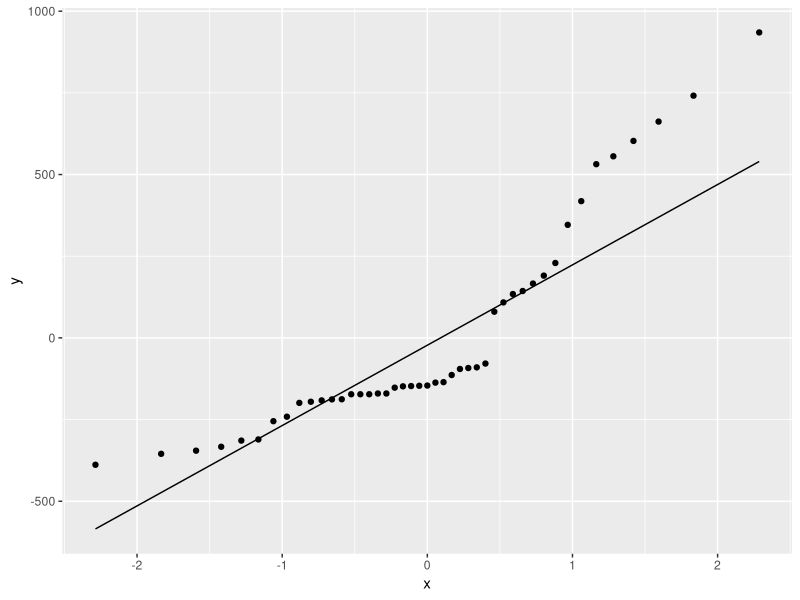
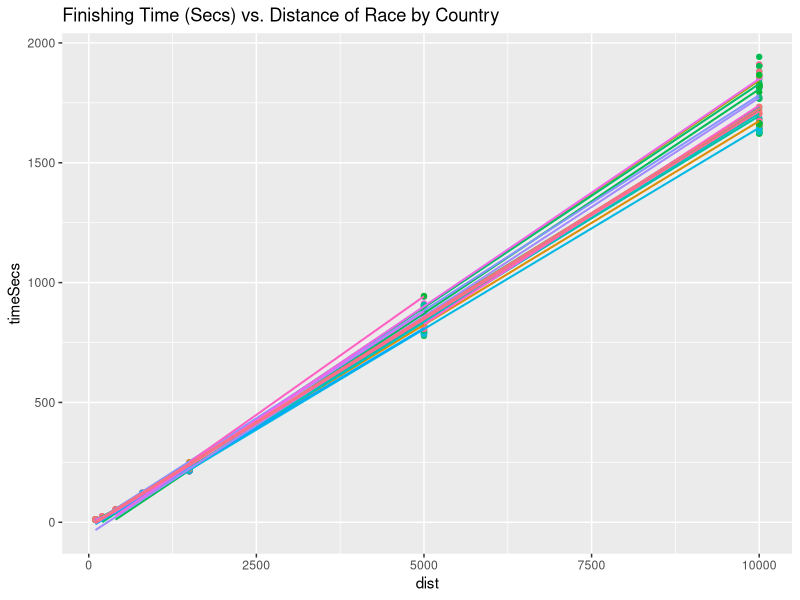
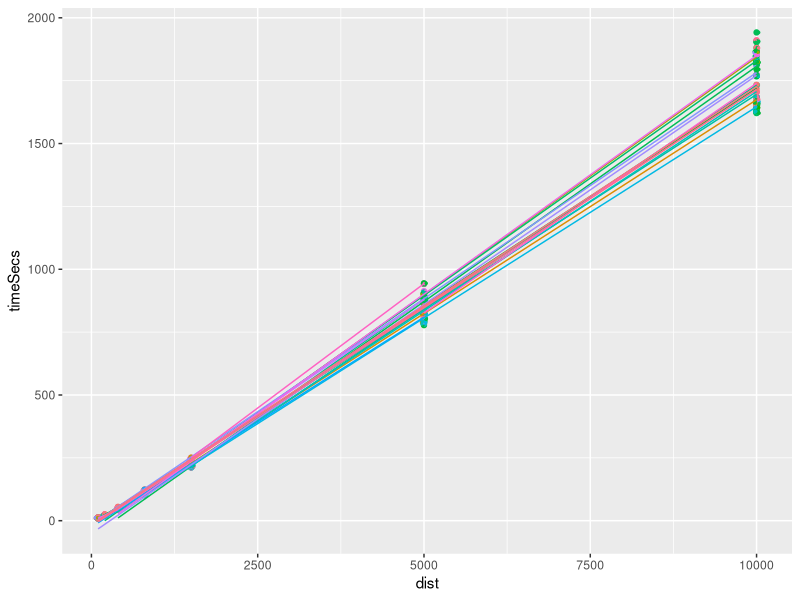
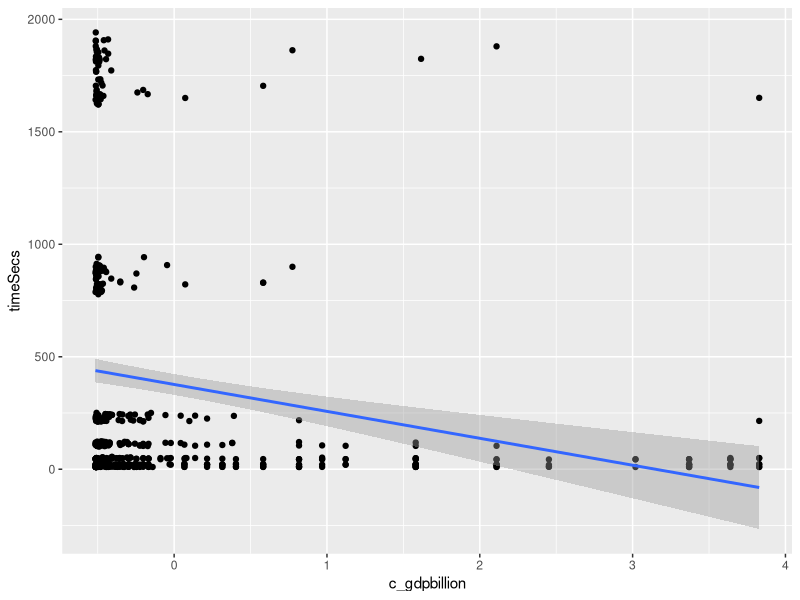

Reproduce these figures in R, in order. (Note: this script raises an error after producing the figures.)
## ---- chunk 1
library(nlme)
library(lme4)
library(tidyverse)
library(ggplot2)
## ---- chunk 2
track <- read.csv("track_dist.csv")
## ---- chunk 3
mod1 <- lme(data = track, fixed = timeSecs ~ 1, random = ~1|country2)
mod1
## ---- chunk 4
print(VarCorr(mod1), comp=c("Variance", "Std.Dev."), digits = 2)
## ---- chunk 5
ggplot(ranef(mod1),aes(sample = ranef(mod1)[,1]) ) + stat_qq() + stat_qq_line()
## ---- chunk 6
mod2 <- lme(data = track, fixed = timeSecs ~ dist, random = ~1|country2)
mod2
## ---- chunk 7
print(VarCorr(mod2), comp=c("Variance", "Std.Dev."), digits = 2)
## ---- chunk 8
ggplot(data = track, aes(y = timeSecs, x = dist, col = country2)) + geom_point(show.legend = F) + geom_smooth(method="lm", show.legend = F, se = F, size = .7) + ggtitle("Finishing Time (Secs) vs. Distance of Race by Country")
## ---- chunk 9
mod3 <- lme(data = track, fixed = timeSecs ~ dist, random = ~ dist|country2)
mod3
## ---- chunk 10
print(VarCorr(mod3), comp=c("Variance", "Std.Dev."), digits = 2)
## ---- chunk 11
anova(mod2,mod3)
## ---- chunk 12
ggplot(data = track, aes(x=dist, y = timeSecs, color = country2)) + 
  geom_point(show.legend = F) + 
  geom_jitter(height = .5, show.legend = F, size = 0.5) + 
  geom_smooth(method = "lm", se = F, show.legend = F, size = 0.5)
## ---- chunk 13
# Centering and log transforming Variables
track <- track %>% 
  select(timeSecs, timeMins, name, event, country2, country, medal, 
         city, sex, medal, year, dist, age, height, weight, gdp, pop) %>% 
  mutate(year1896 = year - 1896,
         dist100 = dist - 100,
         logpop = log(pop),
         c_age = scale(age)[,1],
         c_height = scale(height)[,1],
         c_weight = scale(weight)[,1],
         c_gdp = scale(gdp)[,1],
         c_pop = scale(pop)[,1],
         c_logpop = scale(logpop)[,1],
         gdpbillion = gdp/1000000000,
         c_gdpbillion = scale(gdpbillion)[,1],
         BMI = weight / (height/100)^2,
         c_BMI = scale(BMI)[,1],
         gdp_pop = gdp/pop,
         c_gdp_pop = scale(gdp_pop)[,1])
## ---- chunk 14
mod4 <- lme(data = track, 
            fixed = timeSecs ~ dist100 + c_height + c_weight + c_height*dist100 + c_weight*dist100 + 
              year1896 + c_age + c_age*year1896 + c_age*dist100 + sex + sex*dist100 + c_logpop + c_gdp,
            random = ~ dist100|country2)
summary(mod4)
## ---- chunk 15
mod5 <- lme(data = track, 
            fixed = timeSecs ~ dist100 + c_BMI + c_BMI*dist100 + year1896 + c_age + 
              c_age*year1896 + c_age*dist100 + sex + sex*dist100 + c_gdp_pop,
            random = ~ dist100|country2)
summary(mod5)
## ---- chunk 16
mod6 <- lme(data = track, 
            fixed = timeSecs ~ dist100 + c_BMI + c_BMI*dist100 + year1896 + sex + sex*dist100 + c_gdp_pop,
            random = ~ dist100|country2)
summary(mod6)
## ---- chunk 17
mod7 <- lme(data = track, 
            fixed = timeSecs ~ dist100 + c_BMI + c_BMI*dist100 + year1896 + sex + sex*dist100 + c_gdp,
            random = ~ dist100|country2)
summary(mod7)
## ---- chunk 18
mod8 <- lme(data = track, 
            fixed = timeSecs ~ dist100 + c_BMI + c_BMI*dist100 + year1896 + sex + sex*dist100 + c_gdpbillion,
            random = ~ dist100|country2)
summary(mod8)
## ---- chunk 19
ggplot(data = track, aes(x=c_gdpbillion, y=timeSecs)) + 
  geom_point() + 
  stat_smooth(method = "lm")
## ---- chunk 20
 ggplot(data = track, aes(x=c_gdpbillion, y=timeSecs)) + 
  geom_point() + stat_smooth(method = "lm") + 
  facet_wrap(aes(dist100), scales = "free")
## ---- chunk 21
mod9 <- lme(data = track, 
            fixed = timeSecs ~ dist100 + c_BMI + c_BMI*dist100 + year1896 + sex + sex*dist100 + c_gdpbillion + c_gdpbillion*dist100,
            random = ~ dist100|country2)
summary(mod9)
## ---- chunk 22
lmer(data = track, timeSecs ~ dist100 + c_BMI + c_BMI*dist100 + year1896 + sex + sex*dist100 + c_gdpbillion + dist100*c_gdpbillion + (dist100|country2))
## ---- chunk 23
# Playing with log dist and log time
track <-  track %>% mutate(
                  logdist = log(dist),
                  logdist100 = logdist - log(100),
                  logtimeSecs = log(timeSecs),
                  logtimeMins = log(timeMins),
                  logBMI = log(BMI),
                  c_logBMI = scale(logBMI)[,1],
                  loggdpbillion = log(gdpbillion),
                  c_loggdpbillion = scale(loggdpbillion)[,1]
                  ) 

## ---- chunk 24
lmer(data = track, timeSecs ~ logdist100 + c_BMI + c_BMI*logdist100 + year1896 + sex + sex*logdist100 + c_gdpbillion + c_gdpbillion*logdist100+ (logdist100|country2))
## ---- chunk 25
mod10 <- lme(data = track, 
            fixed = timeSecs ~ logdist100 + c_BMI + c_BMI*logdist100 + year1896 + sex + sex*logdist100 + 
              c_gdpbillion + c_gdpbillion*logdist100,
            random = ~ logdist100|country2)
summary(mod10)
## ---- chunk 26
AIC(mod9); AIC(mod10)
## ---- chunk 27
mod11 <- lme(data = track, 
            fixed = logtimeSecs ~ logdist100 + c_BMI + c_BMI*logdist100 + year1896 + 
              sex + sex*logdist100 + c_gdpbillion + c_gdpbillion*logdist100,
            random = ~ logdist100|country2)
summary(mod11)
## ---- chunk 28
mod9_diagnosics <- data.frame(fittedValues = fitted.values(mod9), residuals = residuals(mod9))
ggplot(mod9_diagnosics, aes(x=fittedValues, y=residuals)) + 
  geom_point(size = 0.5) +
  geom_hline(yintercept = 0, color = "red") + 
  labs(title = "Residuals vs Fitted",
       subtitle = "Model 9")
## ---- chunk 29
ggplot(mod9_diagnosics) + 
  geom_qq_line(aes(sample=residuals), color = "red") +
  geom_qq(aes(sample=residuals), size = 0.5) +
  labs(title = "QQ-Plot",
       subtitle = "Model 9",
       x = "Theoretical Quantiles",
       y = "Sample Quantiles")
## ---- chunk 30
ranef_mod9 <- ranef(mod9) %>% as.data.frame()
colnames(ranef_mod9) <- c("intercept", "dist100")

ggplot(data=ranef_mod9, aes(intercept)) + 
  geom_histogram(bins = 15) +
  labs(title = "Histogram of Random Intercepts",
       subtitle = "Model 9",
       y = "Count",
       x = "Intercepts")
## ---- chunk 31
ggplot(data=ranef_mod9, aes(dist100)) + 
  geom_histogram(bins = 15) + 
  ggtitle("Random Slopes for mod9") +
  labs(title = "Histogram of Random Slopes",
       subtitle = "Model 9",
       x = "Slopes",
       y = "Count")
## ---- chunk 32
mod10_diagnosics <- data.frame(fittedValues = fitted.values(mod10), residuals = residuals(mod10))
ggplot(mod10_diagnosics, aes(x=fittedValues, y=residuals)) + 
  geom_point(size = 0.5) +
  geom_hline(yintercept = 0, color = "red") + 
  labs(title = "Residuals vs Fitted",
       subtitle = "Model 10")
## ---- chunk 33
ggplot(mod10_diagnosics) + 
  geom_qq_line(aes(sample=residuals), color = "red") +
  geom_qq(aes(sample=residuals), size = 0.5) +
  labs(title = "QQ-Plot",
       subtitle = "Model 10",
       x = "Theoretical Quantiles",
       y = "Sample Quantiles")
## ---- chunk 34
ranef_mod10 <- ranef(mod10) %>% as.data.frame()
colnames(ranef_mod10) <- c("intercept", "dist100")

ggplot(data=ranef_mod10, aes(intercept)) + 
  geom_histogram(bins = 15) +
  labs(title = "Histogram of Random Intercepts",
       subtitle = "Model 10",
       y = "Count",
       x = "Intercepts")
## ---- chunk 35
ggplot(data=ranef_mod10, aes(dist100)) + 
  geom_histogram(bins = 15) + 
  ggtitle("Random Slopes for mod9") +
  labs(title = "Histogram of Random Slopes",
       subtitle = "Model 10",
       x = "Slopes",
       y = "Count")
## ---- chunk 36
mod11_diagnosics <- data.frame(fittedValues = fitted.values(mod11), residuals = residuals(mod11))
ggplot(mod11_diagnosics, aes(x=fittedValues, y=residuals)) + 
  geom_point(size = 0.5) +
  geom_hline(yintercept = 0, color = "red") + 
  labs(title = "Residuals vs Fitted",
       subtitle = "Model 11")
## ---- chunk 37
ggplot(mod11_diagnosics) + 
  geom_qq_line(aes(sample=residuals), color = "red") +
  geom_qq(aes(sample=residuals), size = 0.5) +
  labs(title = "QQ-Plot",
       subtitle = "Model 11",
       x = "Theoretical Quantiles",
       y = "Sample Quantiles")
## ---- chunk 38
ranef_mod11 <- ranef(mod11) %>% as.data.frame()
colnames(ranef_mod11) <- c("intercept", "dist100")

ggplot(data=ranef_mod11, aes(intercept)) + 
  geom_histogram(bins = 15) +
  labs(title = "Histogram of Random Intercepts",
       subtitle = "Model 11",
       y = "Count",
       x = "Intercepts")
## ---- chunk 39
ggplot(data=ranef_mod11, aes(dist100)) + 
  geom_histogram(bins = 15) + 
  ggtitle("Random Slopes for mod9") +
  labs(title = "Histogram of Random Slopes",
       subtitle = "Model 11",
       x = "Slopes",
       y = "Count")
